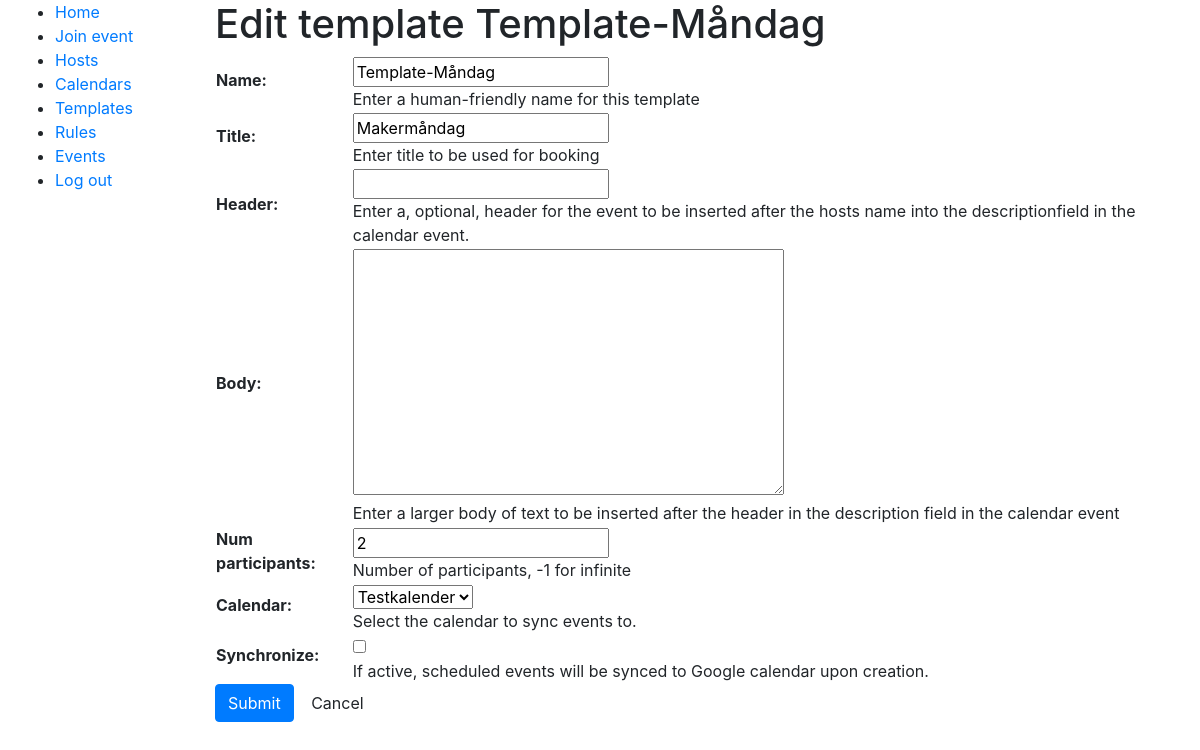
Page /scheduler/template/1/update (signed in) on the earlier database version.
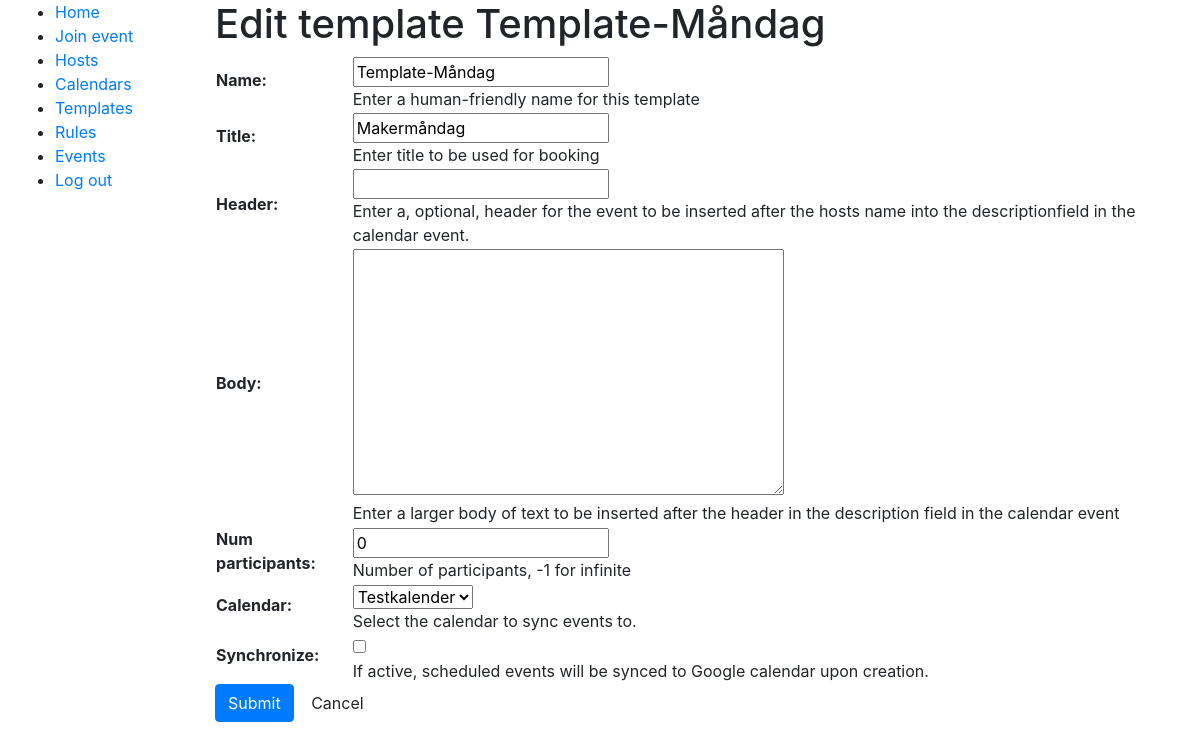
Same page on the later database version.
### scheduler/models.py (models this page shows, shortened)
class EventTemplate(models.Model):
    name = models.CharField(max_length=50, help_text="Enter a human-friendly name for this template")
    title = models.CharField(max_length=100, help_text="Enter title to be used for booking")
    header = models.CharField(max_length=200, help_text="Enter a, optional, header for the event to be inserted after the hosts name into the descriptionfield in the calendar event.", null=True, blank=True)
    body = models.TextField(max_length=1000, help_text="Enter a larger body of text to be inserted after the header in the description field in the calendar event", null=True, blank=True)
    num_participants = models.IntegerField(default = 0, help_text="Number of participants, -1 for infinite")
    calendar = models.ForeignKey('SchedulingCalendar', on_delete=models.SET_NULL, null=True, help_text="Select the calendar to sync events to.")
    synchronize = models.BooleanField(default=True, help_text="If active, scheduled events will be synced to Google calendar upon creation.")
    class Meta:
        ordering = ["name"]

class SchedulingCalendar(models.Model):
    TIMEZONES = (
        ("Europe/Stockholm", "Europe/Stockholm"),
    )
    id = models.UUIDField(primary_key=True, default=uuid.uuid4, editable=False, help_text="Unique ID for this calendar")
    name = models.CharField(max_length=50, help_text="Enter a human-friendly name for this Google Calendar")
    google_calendar_id = models.CharField(max_length=250, help_text="Enter a calendar id")
    service_account_username = models.CharField(max_length=250, help_text="Enter the username for the service account used")
    timezone = models.CharField(max_length=50, choices=TIMEZONES, help_text='Calendar timezone')
    service_account = models.FileField(storage=client_secret_fs, help_text='Upload client_secret json-file', null=True, blank=True)
    scope = models.TextField(default="https://www.googleapis.com/auth/calendar", help_text='Enter scope of api calls, change at your own risk')
    class Meta:
        ordering = ["name"]
    def __str__(self):
        return self.name

### scheduler/views.py (the view)
# urls.py: path('template/<int:pk>/update', views.EventTemplateUpdateView.as_view(), name='template-update'),
class EventTemplateUpdateView(UserIsStaffMixin, UpdateView):
    model = EventTemplate
    fields = '__all__'

### scheduler/views.py (called while the page is built)
    def test_func(self):
        return self.request.user.is_staff

### scheduler/templates/scheduler/eventtemplate_form.html (shortened to what this page needs)
{% extends "base_generic.html" %}
{% block content %}
{% if object.id %}
<h1>Edit template {{ object.name }}</h1>
{% else %}
<h1>Create template</h1>
{% endif %}
<form action="" method="post" enctype="multipart/form-data">
    <table>
    {{ form.as_table }}
    </table>
    <button type="submit" class="btn  btn-primary">Submit</button>
    {% if object.id %}
    <a href="{% url 'template-detail' pk=object.id %}"><button type="button" class="btn btn-default">Cancel</button></a>
    {% else %}
    <a href="{% url 'templates' %}"><button type="button" class="btn btn-default">Cancel</button></a>
    {% endif %}
</form>
{% endblock %}

Differences in the rows shown:
changed EventTemplate "Template-Måndag": num_participants "2" → "0"
